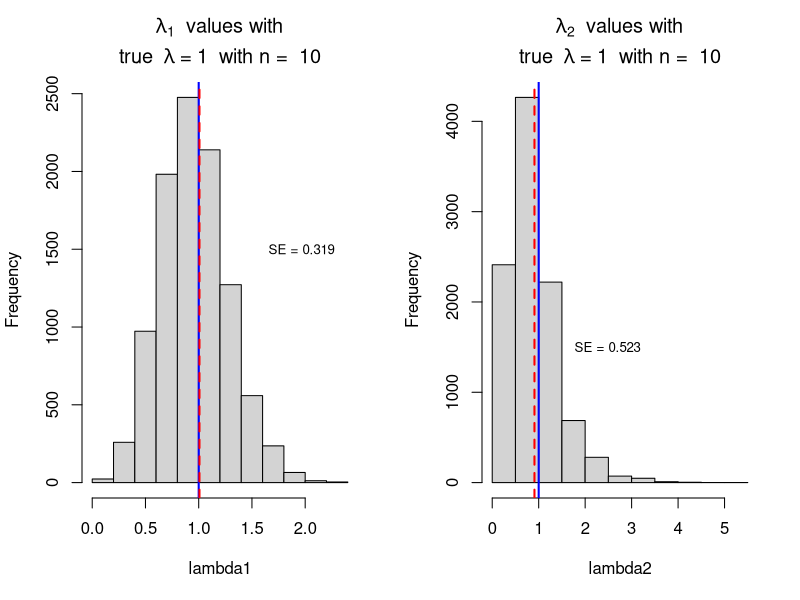

This figure's R source:
## ---- chunk 1
#set seed to get the same random values
set.seed(391)
#set the sample size
n <- 10
#set our true lambda value
lambda <- 1

#Generate data from a Poisson distribution with rpois
sim_data <- rpois(n, lambda)
sim_data

#Now we find the value of our estimators
lambda1 <- mean(sim_data)
lambda2 <- mean(sim_data^2) - (mean(sim_data))^2
lambda1
lambda2

#now repeat the process!
N <- 10000 #number of estimates to find
results <- replicate(N, {
  sim_data <- rpois(n, lambda)
  list(lambda1 = mean(sim_data), lambda2 = mean(sim_data^2) - (mean(sim_data))^2)
})

#check esimates
results[, 1:6]
results[1, 1:3]
#unlist to get back in (atomic) vector form
unlist(results[1, 1:6])
lambda1 <- unlist(results[1,])
lambda2 <- unlist(results[2,])

#quick check on the SE of lambda1
sd(lambda1)
sqrt(lambda/n)

#plot the values on a histogram to compare
par(mfrow = c(1, 2))
hist(lambda1, 
     main = bquote(
       atop(
         ~ lambda[1] ~ " values with ", "true " ~ lambda ~ "=" ~ .(lambda) ~ " with n = " ~ .(n)
         )
       )
     )
abline(v = lambda, 
       col = "blue", 
       lwd = 2)
abline(v = mean(lambda1), 
       col = "red", 
       lwd = 2,
       lty = "dashed")
text(paste0("SE = ", round(sd(lambda1), 3)),
     x = mean(lambda1) + 3*sd(lambda1), 
     y = 1500, 
     cex = 0.8)
hist(lambda2, main = bquote(
  atop(
      ~ lambda[2] ~ " values with ", "true " ~ lambda ~ "=" ~ .(lambda) ~ " with n = " ~ .(n)
      )
    )
  )
abline(v = lambda, col = "blue", lwd = 2)
abline(v = mean(lambda2), col = "red", lwd = 2, lty = "dashed")
text(paste0("SE = ", round(sd(lambda2), 3)), x = mean(lambda2) + 3*sd(lambda2), y = 1500, cex = 0.8)

